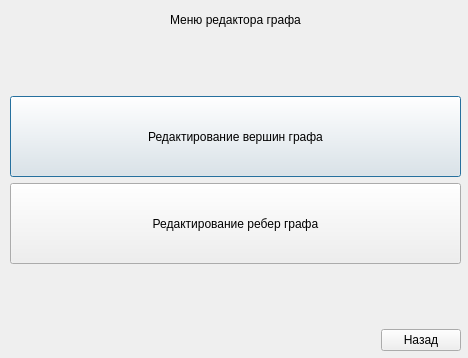
<?xml version="1.0" encoding="UTF-8"?>
<ui version="4.0">
 <class>DialogRedactGraph</class>
 <widget class="QDialog" name="DialogRedactGraph">
  <property name="geometry">
   <rect>
    <x>0</x>
    <y>0</y>
    <width>468</width>
    <height>358</height>
   </rect>
  </property>
  <property name="minimumSize">
   <size>
    <width>468</width>
    <height>358</height>
   </size>
  </property>
  <property name="maximumSize">
   <size>
    <width>468</width>
    <height>358</height>
   </size>
  </property>
  <property name="windowTitle">
   <string>Dialog</string>
  </property>
  <widget class="QWidget" name="layoutWidget">
   <property name="geometry">
    <rect>
     <x>10</x>
     <y>10</y>
     <width>451</width>
     <height>341</height>
    </rect>
   </property>
   <layout class="QVBoxLayout" name="verticalLayout_3">
    <item>
     <layout class="QHBoxLayout" name="horizontalLayout_3">
      <item>
       <spacer name="horizontalSpacer_5">
        <property name="orientation">
         <enum>Qt::Horizontal</enum>
        </property>
        <property name="sizeHint" stdset="0">
         <size>
          <width>128</width>
          <height>20</height>
         </size>
        </property>
       </spacer>
      </item>
      <item>
       <widget class="QLabel" name="label_2">
        <property name="styleSheet">
         <string notr="true">font: 14pt &quot;MS Shell Dlg 2&quot;;</string>
        </property>
        <property name="text">
         <string>Меню редактора графа</string>
        </property>
       </widget>
      </item>
      <item>
       <spacer name="horizontalSpacer_6">
        <property name="orientation">
         <enum>Qt::Horizontal</enum>
        </property>
        <property name="sizeHint" stdset="0">
         <size>
          <width>128</width>
          <height>20</height>
         </size>
        </property>
       </spacer>
      </item>
     </layout>
    </item>
    <item>
     <layout class="QVBoxLayout" name="verticalLayout_4">
      <item>
       <spacer name="verticalSpacer_3">
        <property name="orientation">
         <enum>Qt::Vertical</enum>
        </property>
        <property name="sizeHint" stdset="0">
         <size>
          <width>20</width>
          <height>40</height>
         </size>
        </property>
       </spacer>
      </item>
      <item>
       <widget class="QPushButton" name="pushButton_4">
        <property name="minimumSize">
         <size>
          <width>0</width>
          <height>81</height>
         </size>
        </property>
        <property name="styleSheet">
         <string notr="true">font: 10pt &quot;MS Shell Dlg 2&quot;;</string>
        </property>
        <property name="text">
         <string>Редактирование вершин графа</string>
        </property>
       </widget>
      </item>
      <item>
       <widget class="QPushButton" name="pushButton_5">
        <property name="minimumSize">
         <size>
          <width>0</width>
          <height>81</height>
         </size>
        </property>
        <property name="styleSheet">
         <string notr="true">font: 10pt &quot;MS Shell Dlg 2&quot;;</string>
        </property>
        <property name="text">
         <string>Редактирование ребер графа</string>
        </property>
       </widget>
      </item>
      <item>
       <spacer name="verticalSpacer_4">
        <property name="orientation">
         <enum>Qt::Vertical</enum>
        </property>
        <property name="sizeHint" stdset="0">
         <size>
          <width>20</width>
          <height>40</height>
         </size>
        </property>
       </spacer>
      </item>
      <item>
       <layout class="QHBoxLayout" name="horizontalLayout_4">
        <item>
         <spacer name="horizontalSpacer_2">
          <property name="orientation">
           <enum>Qt::Horizontal</enum>
          </property>
          <property name="sizeHint" stdset="0">
           <size>
            <width>40</width>
            <height>20</height>
           </size>
          </property>
         </spacer>
        </item>
        <item alignment="Qt::AlignRight">
         <widget class="QPushButton" name="pushButton_6">
          <property name="text">
           <string>Назад</string>
          </property>
         </widget>
        </item>
       </layout>
      </item>
     </layout>
    </item>
   </layout>
  </widget>
 </widget>
 <resources/>
 <connections/>
</ui>
